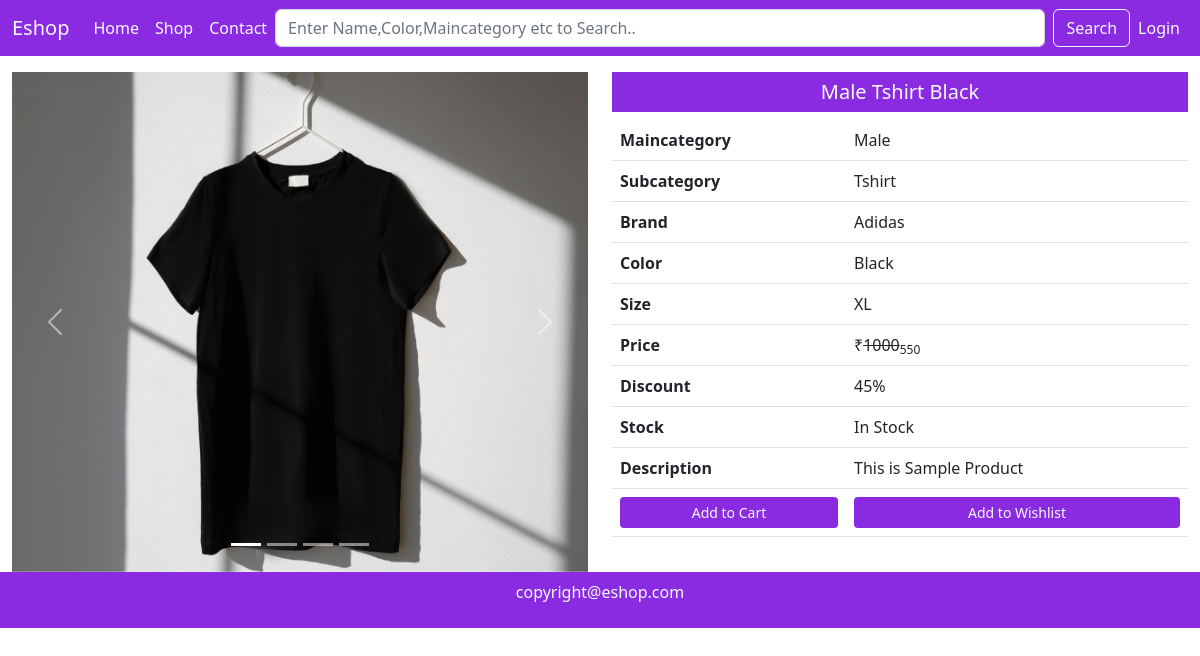
/single-product/4/, run on the app's committed database.
### mainApp/models.py (models this page shows, shortened)
class Product(models.Model):
    id = models.AutoField(primary_key=True)
    name = models.CharField(max_length=50)
    maincategory = models.ForeignKey(Maincategory,on_delete=models.CASCADE)
    subcategory = models.ForeignKey(Subcategory,on_delete=models.CASCADE)
    brand = models.ForeignKey(Brand,on_delete=models.CASCADE)
    color = models.CharField(max_length=20)
    size = models.CharField(max_length=20)
    stock = models.CharField(max_length=20,default="In Stock",null=True,blank=True)
    description = models.TextField()
    baseprice = models.IntegerField()
    discount = models.IntegerField(default=0,null=True,blank=True)
    finalprice = models.IntegerField()
    pic1 = models.ImageField(upload_to="uploads",default="",null=True,blank=True)
    pic2 = models.ImageField(upload_to="uploads",default="",null=True,blank=True)
    pic3 = models.ImageField(upload_to="uploads",default="",null=True,blank=True)
    pic4 = models.ImageField(upload_to="uploads",default="",null=True,blank=True)

class Maincategory(models.Model):
    id = models.AutoField(primary_key=True)
    name = models.CharField(max_length=20)
    def __str__(self):
        return self.name

class Subcategory(models.Model):
    id = models.AutoField(primary_key=True)
    name = models.CharField(max_length=20)
    def __str__(self):
        return self.name

class Brand(models.Model):
    id = models.AutoField(primary_key=True)
    name = models.CharField(max_length=20)
    def __str__(self):
        return self.name

### mainApp/views.py (the view)
# urls.py: path('single-product/<int:id>/',views.singleProduct),
def singleProduct(Request, id):
    data = Product.objects.get(id=id)
    return render(Request, "single-product.html", {'data': data})

### mainApp/templates/single-product.html (shortened to what this page needs)
{% extends 'index.html' %}
{% block content %}
<div class="container-fluid mt-3">
    <div class="row">
        <div class="col-md-6 col-12">
            <div id="carouselExampleIndicators" class="carousel slide" data-bs-ride="true">
                <div class="carousel-indicators">
                    <button type="button" data-bs-target="#carouselExampleIndicators" data-bs-slide-to="0"
                        class="active" aria-current="true" aria-label="Slide 1"></button>
                    <button type="button" data-bs-target="#carouselExampleIndicators" data-bs-slide-to="1"
                        aria-label="Slide 2"></button>
                    <button type="button" data-bs-target="#carouselExampleIndicators" data-bs-slide-to="2"
                        aria-label="Slide 3"></button>
                    <button type="button" data-bs-target="#carouselExampleIndicators" data-bs-slide-to="3"
                        aria-label="Slide 4"></button>
                </div>
                <div class="carousel-inner">
                    <div class="carousel-item active">
                        <img src="{{data.pic1.url}}" height="500px" class="d-block w-100" alt="...">
                    </div>
                </div>
                <button class="carousel-control-prev" type="button" data-bs-target="#carouselExampleIndicators"
                    data-bs-slide="prev">
                    <span class="carousel-control-prev-icon" aria-hidden="true"></span>
                </button>
                <button class="carousel-control-next" type="button" data-bs-target="#carouselExampleIndicators"
                    data-bs-slide="next">
                    <span class="carousel-control-next-icon" aria-hidden="true"></span>
                </button>
            </div>
        </div>
        <div class="col-md-6 col-12">
            <h5 class="background text-light text-center p-2">{{data.name}}</h5>
            <div class="table-responsive">
                <table class="table">
                    <tr>
                        <th>Maincategory</th>
                        <td>{{data.maincategory}}</td>
                    </tr>
                    <tr>
                        <th>Subcategory</th>
                        <td>{{data.subcategory}}</td>
                    </tr>
                    <tr>
                        <th>Brand</th>
                        <td>{{data.brand}}</td>
                    </tr>
                    <tr>
                        <th>Color</th>
                        <td>{{data.color}}</td>
                    </tr>
                    <tr>
                        <th>Size</th>
                        <td>{{data.size}}</td>
                    </tr>
                    <tr>
                        <th>Price</th>
                        <td>&#8377;<del>{{data.baseprice}}</del><sub>{{data.finalprice}}</sub></td>
                    </tr>
                    <tr>
                        <th>Discount</th>
                        <td>{{data.discount}}%</td>
                    </tr>
                    <tr>
                        <th>Stock</th>
                        <td>{{data.stock}}</td>
                    </tr>
                    <tr>
                        <th>Description</th>
                        <td>{{data.description}}</td>
                    </tr>
                    <tr>
                        <th><a href="/add-to-cart/{{data.id}}" class="btn background text-light mybtn w-100 btn-sm">Add to Cart</a></th>
                        <td><a href="/add-to-wishlist/{{data.id}}" class="btn background text-light mybtn w-100 btn-sm">Add to Wishlist</a></td>
                    </tr>
                </table>
            </div>
        </div>
    </div>
</div>
{% endblock content %}

### mainApp/static/css/style.css (style rules this page uses)
.background { background-color: blueviolet; }

### data on the page
Product: pic1 (picture), name "Male Tshirt Black", maincategory "Male", subcategory "Tshirt", brand "Adidas", color "Black", size "XL", baseprice "1000", finalprice "550", discount "45", stock "In Stock", description "This is Sample Product"
